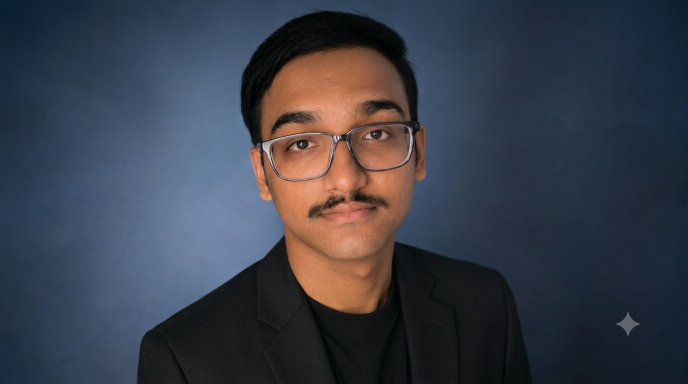
#> input picture assets/mohit.png, 1376 x 768 px (shown at 1/2 size)
$ python grade_portrait.py ../assets/mohit.png ../assets/mohit.png ../assets/mohit.png
#> lines starting #> are read from the running program, lines starting #| are printed output that depends on the picture; after the words box and inside, x2 and y2 are one past the last pixel; in counts of white or black regions, pixels touching at a corner belong together
"""Grade a photo into the site's warm-monochrome portrait.

Usage:
  python scripts/grade_portrait.py assets/mohit.png public/mohit-portrait.jpg [public/mohit-color.jpg]

Crops to a centred 4:5 portrait, sinks a blue backdrop into the page colour,
and maps tones onto the palette in src/app/globals.css. The optional third path
gets the same crop in original colour for the hover cross-fade, so the two line
up exactly. Both are pre-sized because GitHub Pages can't optimise images.
"""

import sys

import numpy as np
from PIL import Image, ImageFilter, ImageOps

CANVAS = np.array([15, 14, 12], float)  # --color-canvas
DIM = np.array([107, 102, 92], float)  # --color-dim
BONE = np.array([236, 232, 223], float)  # --color-bone
SIZE = (800, 1000)


def curve(x: np.ndarray, lo: float, hi: float, gamma: float) -> np.ndarray:
    return np.clip((x - lo) / (hi - lo), 0, 1) ** gamma


def tritone(t: np.ndarray) -> np.ndarray:
    stops = [(0.0, CANVAS), (0.45, DIM), (1.0001, BONE)]
    t = t[..., None]
    out = np.zeros(t.shape[:2] + (3,))
    for (a, ca), (b, cb) in zip(stops, stops[1:]):
        inside = ((t >= a) & (t <= b)).astype(float)
        out += inside * (ca + (cb - ca) * (t - a) / (b - a))
    return np.clip(out, 0, 255)


def grade(src: str, dst: str, colour_dst: str | None = None) -> None:
#> called with src = '../assets/mohit.png', dst = '../assets/mohit.png', colour_dst = '../assets/mohit.png'
    img = Image.open(src).convert("RGB")
    w, h = img.size
#> w = 1376; h = 768
    if w / h > 0.8:
        cw = int(h * 0.8)
#> cw = 614
        img = img.crop(((w - cw) // 2, 0, (w - cw) // 2 + cw, h))
#> img: PIL image 614x768 RGB
    else:
        ch = int(w / 0.8)
        img = img.crop((0, (h - ch) // 2, w, (h - ch) // 2 + ch))
    img = img.resize(SIZE, Image.LANCZOS)
#> img: PIL image 800x1000 RGB
    width, height = img.size
#> width = 800; height = 1000
    if colour_dst:
        img.save(colour_dst, quality=82, optimize=True, progressive=True)

    lum = np.asarray(ImageOps.grayscale(img), float) / 255.0
    # Blue-dominant pixels are backdrop: drop them toward the page colour.
    rgb = np.asarray(img.filter(ImageFilter.GaussianBlur(6)), float)
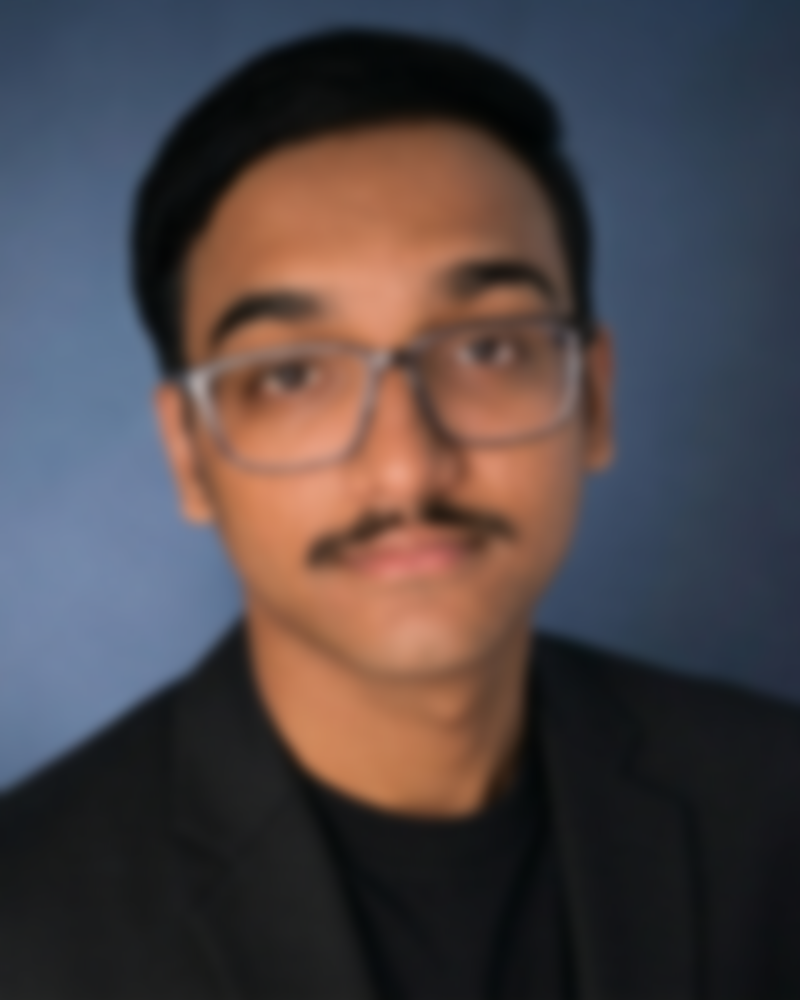
#> rgb: shape (1000, 800, 3) float64; mean R, G, B 76.9, 68.6, 70.9
    backdrop = np.clip((rgb[..., 2] - rgb[..., 0] - 10) / 45.0, 0, 1)
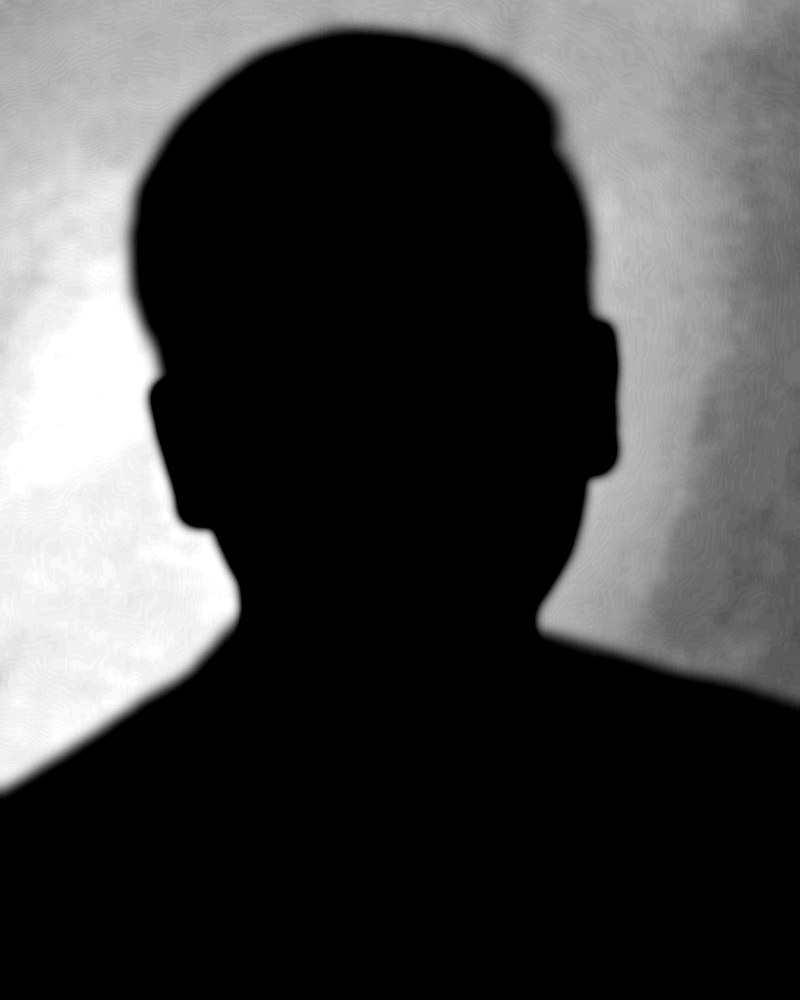
#> backdrop: shape (1000, 800) float64; min 0, max 1, mean 0.261
    lum = lum * (1 - 0.72 * backdrop)
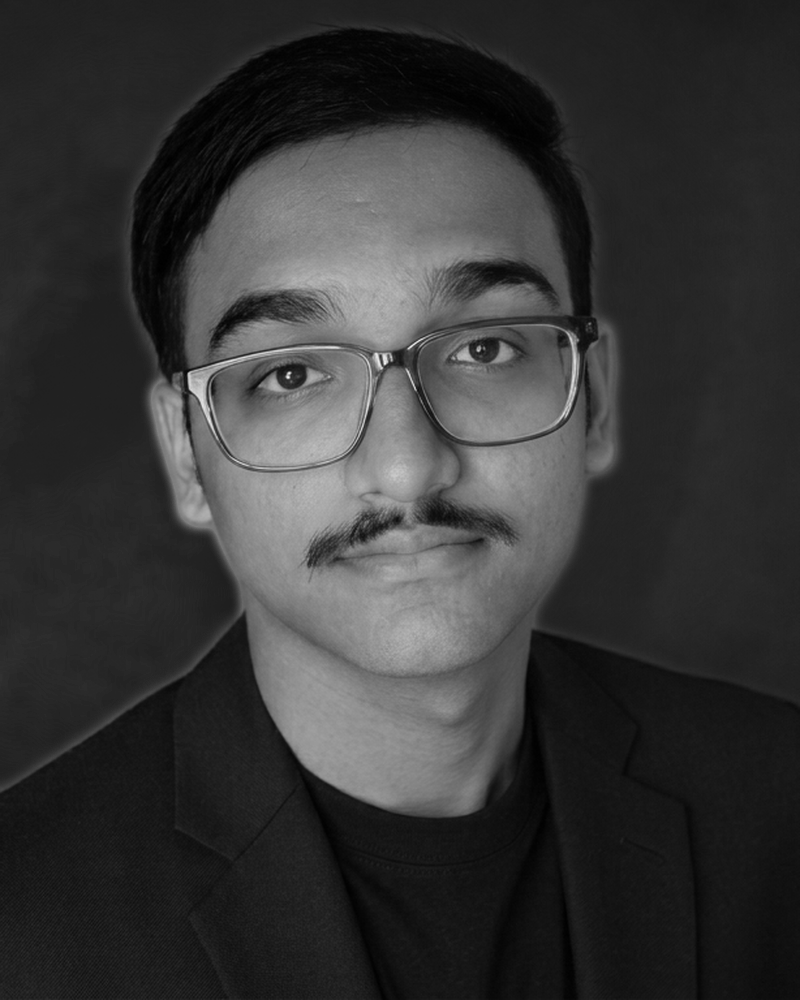
#> lum: shape (1000, 800) float64; min 0, max 0.961, mean 0.213

    yy, xx = np.mgrid[0:height, 0:width]
    r = np.sqrt(((xx - width * 0.5) / (width * 0.62)) ** 2 + ((yy - height * 0.42) / (height * 0.62)) ** 2)
    vignette = np.clip(1.15 - r**1.6, 0, 1)

    graded = tritone(curve(lum, 0.08, 0.92, 1.25) * vignette)
#> in curve, `return np.clip((x - lo) / (hi - lo), 0, 1) ** gamma`:
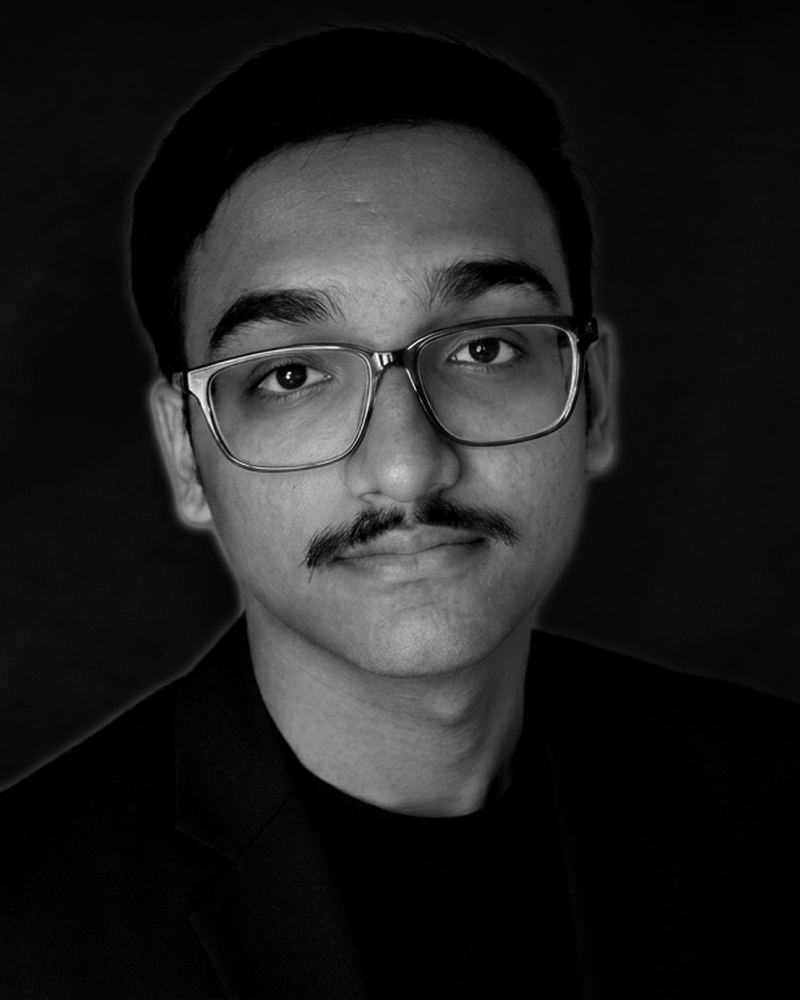
#> returned value: shape (1000, 800) float64; min 0, max 1, mean 0.125
#> in tritone, `stops = [(0.0, CANVAS), (0.45, DIM), (1.0001, BONE)]`: stops = [(0, [15, 14, 12]), (0.45, [107, 102, 92]), (1, [236, 232, 223])]
#> the loop in tritone, `for (a, ca), (b, cb) in zip(stops, stops[1:]):` made 2 passes
#> (a, ca, b, cb) on passes 1 to 2: (0, [15, 14, 12], 0.45, [107, 102, 92]), (0.45, [107, 102, 92], 1, [236, 232, 223])
#> pass 1, in tritone, `inside = ((t >= a) & (t <= b)).astype(float)`:
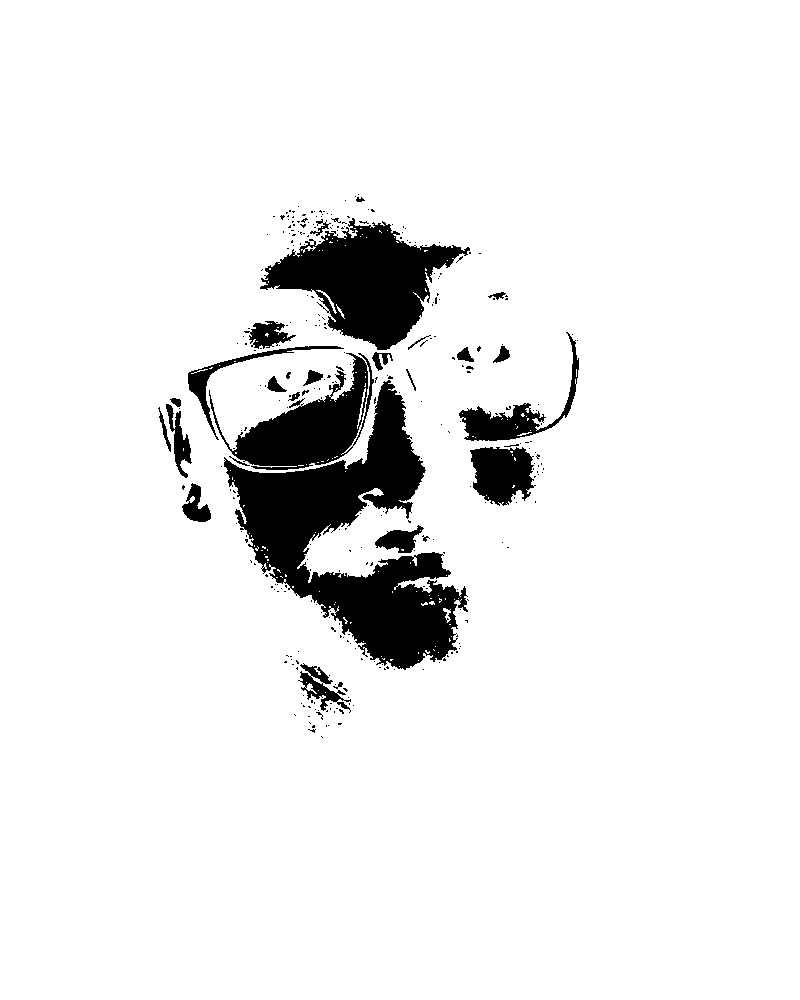
#> inside: shape (1000, 800, 1) float64; values 0 (black) and 1 (white), 92.5% white; 315 black regions (283 under 20 px), largest, box (x1, y1, x2, y2) and area: (224, 380, 468, 670) 26393, (260, 218, 470, 350) 13100, (209, 353, 374, 470) 7542
#> pass 2, in tritone, `out += inside * (ca + (cb - ca) * (t - a) / (b - a))`:
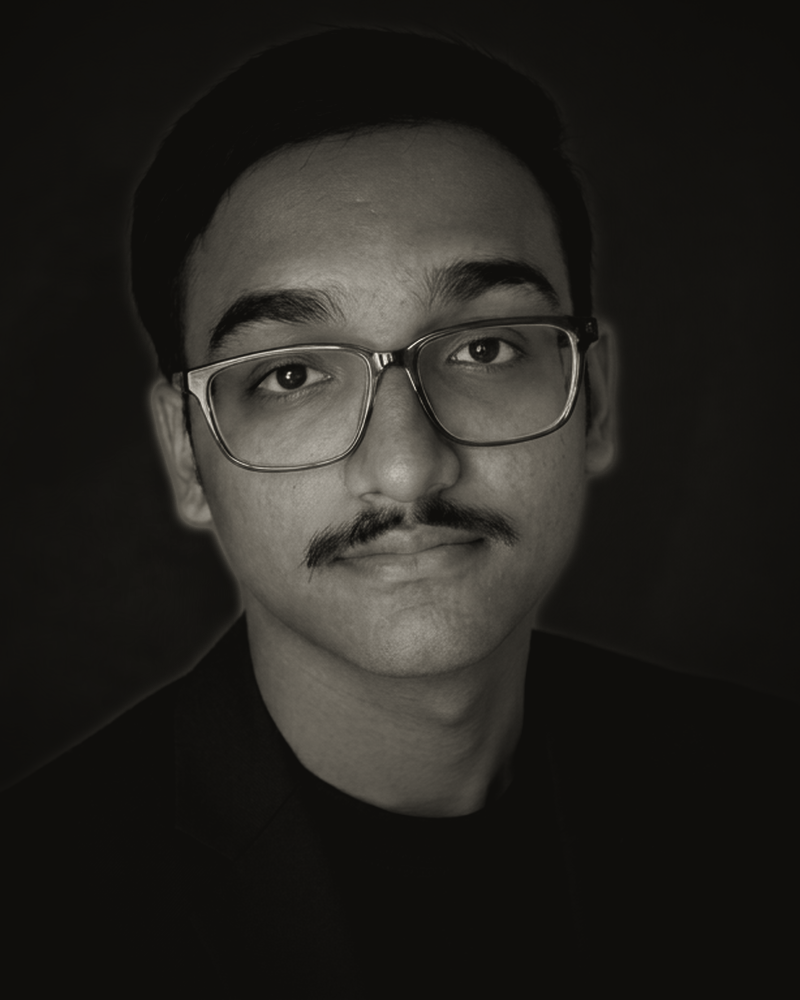
#> out: shape (1000, 800, 3) float64; mean of channels 0, 1, 2 37.9, 36, 32.1; drawn as R, G, B
    Image.fromarray(graded.astype(np.uint8)).save(dst, quality=88, optimize=True, progressive=True)


if __name__ == "__main__":
    if len(sys.argv) not in (3, 4):
        sys.exit(__doc__)
    grade(sys.argv[1], sys.argv[2], sys.argv[3] if len(sys.argv) == 4 else None)
